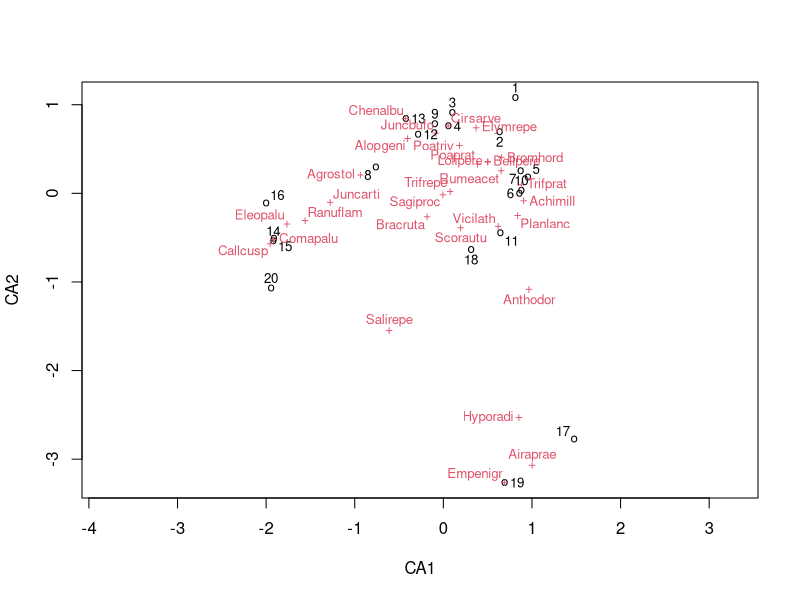
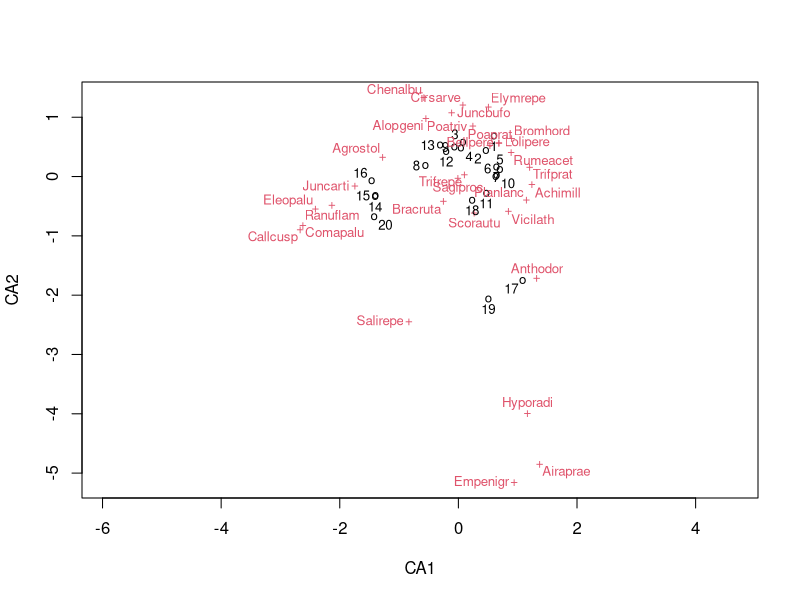
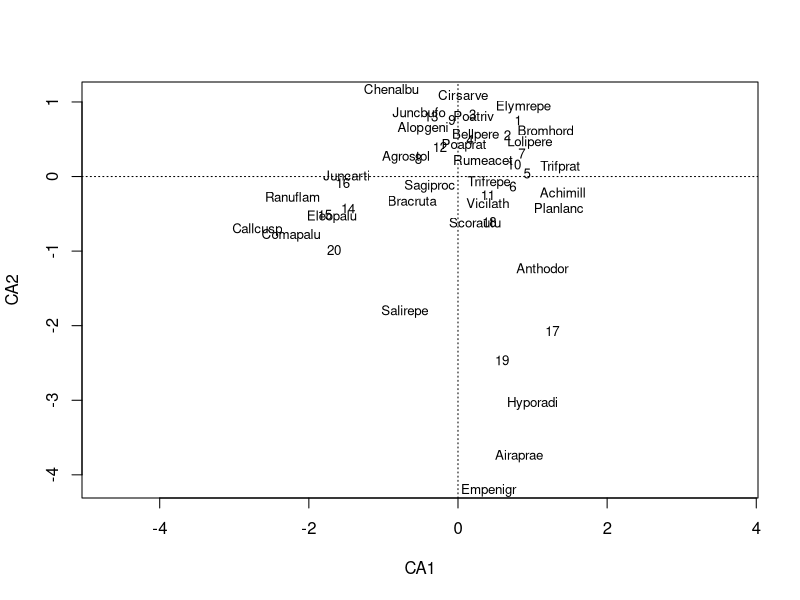
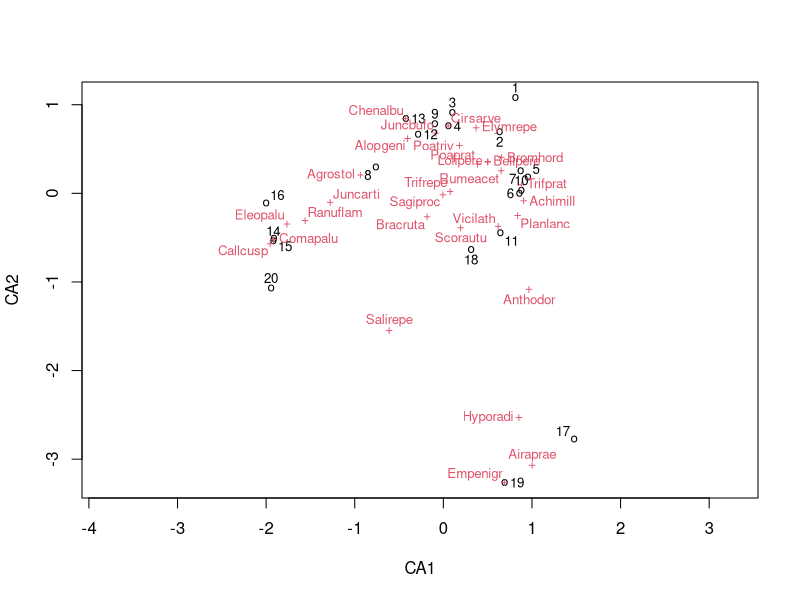

These figures' R source, in order:
library(vegan)


### Name: ordipointlabel
### Title: Ordination Plots with Points and Optimized Locations for Text
### Aliases: ordipointlabel plot.ordipointlabel
### Keywords: hplot aplot

### ** Examples

data(dune)
ord <- cca(dune)
plt <- ordipointlabel(ord)

## set scaling - should be no warnings!
ordipointlabel(ord, scaling = "sites")

## plot then add
plot(ord, scaling = "symmetric", type = "n")
ordipointlabel(ord, display = "species", scaling = "symm", add = TRUE)
ordipointlabel(ord, display = "sites", scaling = "symm", add = TRUE)

## redraw plot without rerunning SANN optimisation
plot(plt)
